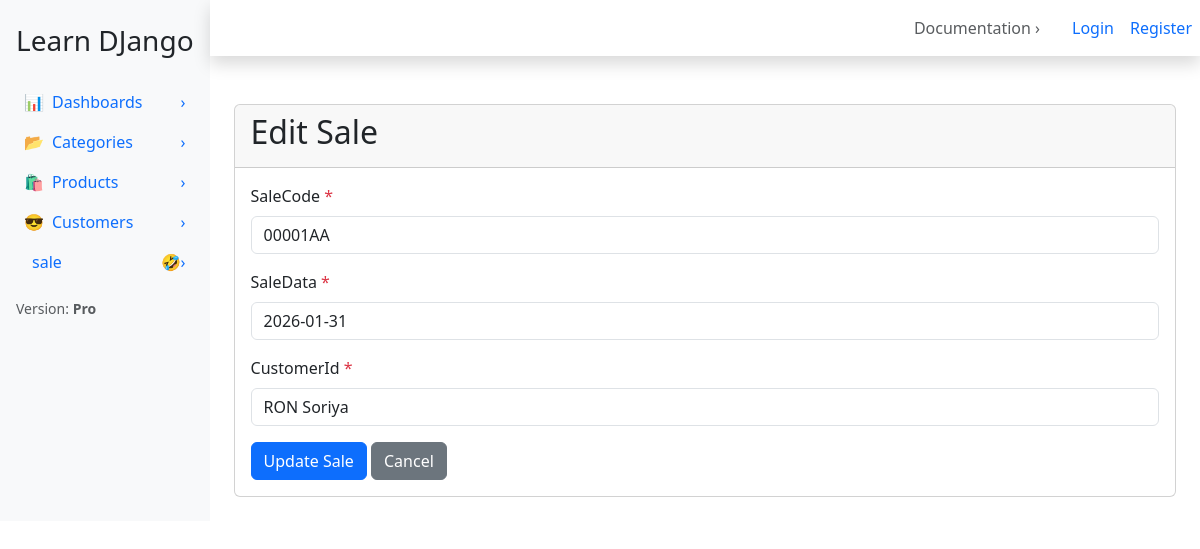
/sale/1/edit/, run on the app's committed database.
### apps/sale/models.py (models this page shows)
class Sale(models.Model):
     saleCode = models.CharField(blank=False, null=False, max_length=20)
     saleData = models.DateField(blank=False, null=False)
     customerId = models.ForeignKey(Customer, on_delete=models.CASCADE)

### apps/sale/views.py (the view)
# urls.py: path('<int:pk>/edit/', SaleUpdateView.as_view(), name='sale_edit'),
class SaleUpdateView(UpdateView):
    model = Sale
    form_class = SaleForm
    template_name = 'sale/edit_sale.html'
    success_url = reverse_lazy('list_sale:sale_list')

### apps/sale/forms.py
class SaleForm(forms.ModelForm):
	class Meta:
		model = Sale
		fields = '__all__'

### apps/customer/models.py (called while the page is built)
    def __str__(self):
        return self.name

### apps/sale/templatetags/form_tags.py (called while the page is built)
@register.filter
def add_class(field, css_class):
    attrs = field.field.widget.attrs
    attrs.update({'class': css_class})
    return field.as_widget(attrs=attrs)

### apps/sale/templates/sale/edit_sale.html (shortened to what this page needs)
{% extends 'base.html' %}
{% load form_tags %}
{% block content %}
<div class="card">
    <div class="card-header">
        <h2>Edit Sale</h2>
    </div>
    <div class="card-body">
        <form method="post" enctype="multipart/form-data">
            {% for field in form %}
                <div class="form-group mb-3">
                    <label class="form-label">
                        {{ field.label }}
                        {% if field.field.required %}
                            <span class="text-danger">*</span>
                        {% endif%}
                    </label>
                    {{ field | add_class:"form-control" }}
                </div>
            {% endfor %}
            <button type="submit" class="btn btn-primary">Update Sale</button>
            <a href="{% url 'list_sale:sale_detail' form.instance.pk %}" class="btn btn-secondary">Cancel</a>
        </form>
    </div>
</div>
{% endblock %}

### data on the page
Sale: saleCode "00001AA" "2026-01-31" "RON Soriya"

### other printed values
{{ field.label }} "SaleCode" "SaleData" "CustomerId"
